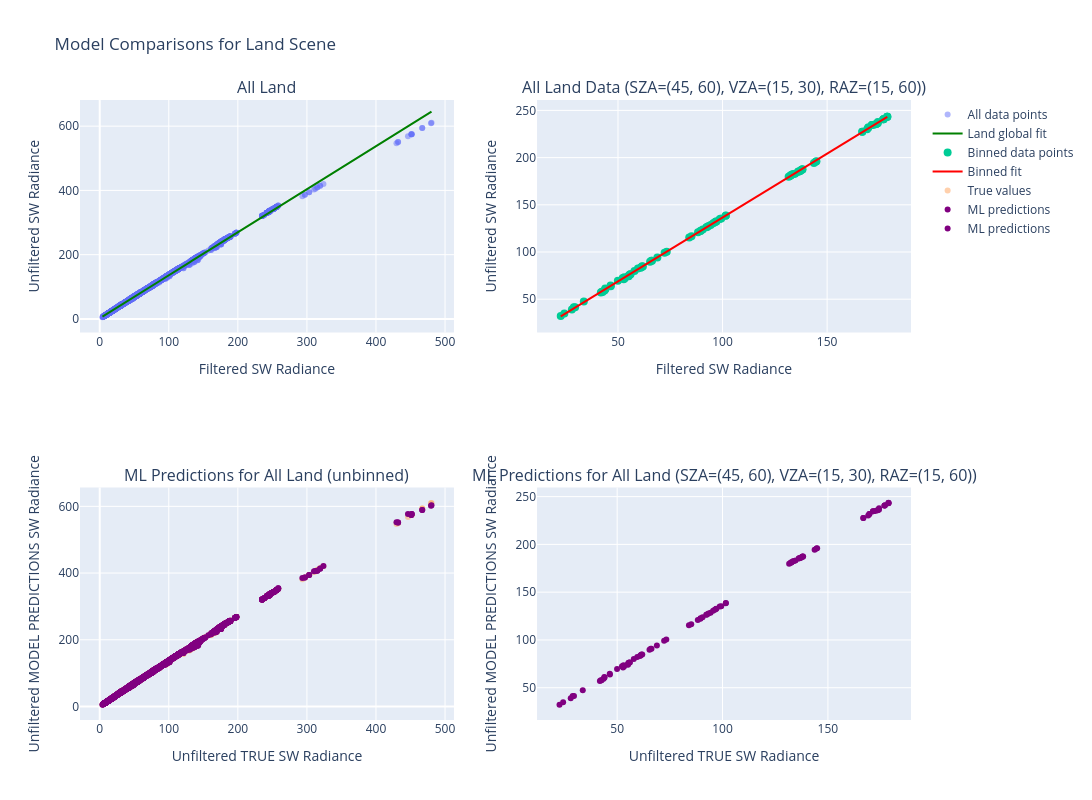

Notebook code for this chart:
### Code cell
compare_global_vs_bin_fit_interactive(
    land_all,
    scene="Land",
    sza_range=(45,60),
    vza_range=(15,30),
    raz_range=(15,60),
    degree=1,
    ml_model=test_model,
    name="All Land"
)

### Figure 1 — Plotly figure (JSON) as saved in the notebook; plotly's stock layout.template omitted (floating-point values rounded to 4 significant figures; data arrays with more than 128 entries replaced by an {"elided": "..."} marker saying what was removed)
{"data": [{"hovertemplate": "Filtered SW: %{x:.2f}<br>Unfiltered SW: %{y:.2f}", "marker": {"opacity": 0.5, "size": 6}, "mode": "markers", "name": "All data points", "type": "scatter", "x": {"elided": "3150 float values"}, "xaxis": "x", "y": {"elided": "3150 float values"}, "yaxis": "y"}, {"line": {"color": "green", "width": 2}, "mode": "lines", "name": "Land global fit", "type": "scatter", "x": {"elided": "3150 float values"}, "xaxis": "x", "y": {"elided": "3150 float values"}, "yaxis": "y"}, {"hovertemplate": "Filtered SW: %{x:.2f}<br>Unfiltered SW: %{y:.2f}", "marker": {"size": 8}, "mode": "markers", "name": "Binned data points", "type": "scatter", "x": [55.09, 61.17, 92.26, 133.6, 171.4, 41.8, 53.03, 88.27, 132.6, 171.4, 52.77, 61.91, 92.62, 136.2, 174.3, 22.63, 43.91, 84.06, 137.7, 178.8, 27.97, 46.48, 85.15, 138.0, 178.8, 42.62, 55.84, 89.47, 144.6, 178.8, 55.09, 65.34, 96.84, 133.5, 169.7, 42.22, 57.89, 93.3, 132.7, 169.7, 53.27, 66.28, 97.05, 136.2, 172.4, 24.35, 49.94, 89.56, 138.0, 176.8, 29.51, 52.28, 90.52, 138.2, 176.8, 43.57, 60.83, 94.32, 144.9, 177.1, 56.03, 72.28, 101.6, 132.3, 166.8, 44.02, 65.91, 98.68, 131.6, 166.8, 55.35, 73.32, 101.5, 134.6, 169.1, 28.88, 59.53, 95.54, 136.9, 173.5, 33.67, 61.52, 96.33, 137.1, 173.5, 46.56, 68.83, 99.38, 143.7, 174.2], "xaxis": "x2", "y": [74.27, 83.96, 126.2, 182.4, 234.4, 56.97, 73.27, 121.0, 181.2, 234.4, 71.18, 84.74, 126.5, 185.3, 237.7, 32.35, 61.38, 115.3, 187.0, 243.4, 39.05, 64.64, 116.7, 187.4, 243.4, 57.67, 76.53, 122.2, 195.7, 243.3, 74.52, 89.69, 132.3, 182.3, 231.8, 57.79, 79.9, 127.7, 181.2, 231.8, 72.14, 90.73, 132.4, 185.1, 234.9, 34.89, 69.52, 122.6, 187.3, 240.5, 41.37, 72.49, 123.9, 187.6, 240.5, 59.23, 83.34, 128.6, 196.0, 240.7, 76.35, 99.16, 138.7, 180.5, 227.4, 60.75, 90.78, 134.8, 179.6, 227.4, 75.52, 100.3, 138.4, 183.0, 230.1, 41.44, 82.42, 130.6, 185.7, 235.6, 47.45, 84.95, 131.6, 185.9, 235.6, 63.79, 94.21, 135.4, 194.3, 236.4], "yaxis": "y2"}, {"line": {"color": "red", "width": 2}, "mode": "lines", "name": "Binned fit", "type": "scatter", "x": [22.63, 24.35, 27.97, 28.88, 29.51, 33.67, 41.8, 42.22, 42.62, 43.57, 43.91, 44.02, 46.48, 46.56, 49.94, 52.28, 52.77, 53.03, 53.27, 55.09, 55.09, 55.35, 55.84, 56.03, 57.89, 59.53, 60.83, 61.17, 61.52, 61.91, 65.34, 65.91, 66.28, 68.83, 72.28, 73.32, 84.06, 85.15, 88.27, 89.47, 89.56, 90.52, 92.26, 92.62, 93.3, 94.32, 95.54, 96.33, 96.84, 97.05, 98.68, 99.38, 101.5, 101.6, 131.6, 132.3, 132.6, 132.7, 133.5, 133.6, 134.6, 136.2, 136.2, 136.9, 137.1, 137.7, 138.0, 138.0, 138.2, 143.7, 144.6, 144.9, 166.8, 166.8, 169.1, 169.7, 169.7, 171.4, 171.4, 172.4, 173.5, 173.5, 174.2, 174.3, 176.8, 176.8, 177.1, 178.8, 178.8, 178.8], "xaxis": "x2", "y": [31.72, 34.05, 38.95, 40.18, 41.03, 46.67, 57.68, 58.26, 58.79, 60.08, 60.54, 60.69, 64.02, 64.12, 68.71, 71.87, 72.53, 72.89, 73.21, 75.68, 75.68, 76.02, 76.7, 76.95, 79.46, 81.69, 83.45, 83.91, 84.38, 84.92, 89.55, 90.33, 90.83, 94.29, 98.96, 100.4, 114.9, 116.4, 120.6, 122.2, 122.4, 123.7, 126.0, 126.5, 127.4, 128.8, 130.5, 131.5, 132.2, 132.5, 134.7, 135.7, 138.6, 138.6, 179.3, 180.2, 180.7, 180.8, 181.9, 182.0, 183.4, 185.5, 185.6, 186.4, 186.7, 187.6, 188.0, 188.0, 188.3, 195.7, 196.9, 197.3, 227.0, 227.0, 230.1, 230.9, 230.9, 233.2, 233.2, 234.5, 236.1, 236.1, 237.0, 237.1, 240.6, 240.6, 240.9, 243.2, 243.2, 243.2], "yaxis": "y2"}, {"hovertemplate": "Filtered SW: %{x:.2f}<br>True Unfiltered: %{y:.2f}", "marker": {"opacity": 0.5, "size": 6}, "mode": "markers", "name": "True values", "type": "scatter", "x": {"elided": "3150 float values"}, "xaxis": "x3", "y": {"elided": "3150 float values"}, "yaxis": "y3"}, {"hovertemplate": "Filtered SW: %{x:.2f}<br>Predicted: %{y:.2f}", "marker": {"color": "purple", "size": 6}, "mode": "markers", "name": "ML predictions", "type": "scatter", "x": {"elided": "3150 float values"}, "xaxis": "x3", "y": {"elided": "3150 float values"}, "yaxis": "y3"}, {"hovertemplate": "Filtered SW: %{x:.2f}<br>Predicted: %{y:.2f}", "marker": {"color": "purple", "size": 6}, "mode": "markers", "name": "ML predictions", "type": "scatter", "x": [55.09, 61.17, 92.26, 133.6, 171.4, 41.8, 53.03, 88.27, 132.6, 171.4, 52.77, 61.91, 92.62, 136.2, 174.3, 22.63, 43.91, 84.06, 137.7, 178.8, 27.97, 46.48, 85.15, 138.0, 178.8, 42.62, 55.84, 89.47, 144.6, 178.8, 55.09, 65.34, 96.84, 133.5, 169.7, 42.22, 57.89, 93.3, 132.7, 169.7, 53.27, 66.28, 97.05, 136.2, 172.4, 24.35, 49.94, 89.56, 138.0, 176.8, 29.51, 52.28, 90.52, 138.2, 176.8, 43.57, 60.83, 94.32, 144.9, 177.1, 56.03, 72.28, 101.6, 132.3, 166.8, 44.02, 65.91, 98.68, 131.6, 166.8, 55.35, 73.32, 101.5, 134.6, 169.1, 28.88, 59.53, 95.54, 136.9, 173.5, 33.67, 61.52, 96.33, 137.1, 173.5, 46.56, 68.83, 99.38, 143.7, 174.2], "xaxis": "x4", "y": [74.08, 84.07, 126.3, 182.4, 234.6, 57.02, 73.42, 120.9, 181.1, 234.6, 71.29, 84.78, 126.6, 185.4, 237.8, 32.31, 61.31, 115.4, 187.0, 243.4, 39.07, 64.65, 116.5, 187.1, 243.4, 57.72, 76.5, 122.2, 195.6, 243.2, 74.45, 89.77, 132.5, 182.4, 231.8, 57.86, 80.02, 127.7, 181.2, 231.8, 72.23, 90.83, 132.6, 185.3, 234.9, 34.71, 69.5, 122.6, 187.3, 240.6, 41.31, 72.48, 123.8, 187.4, 240.6, 59.28, 83.27, 128.6, 196.0, 240.7, 76.37, 99.28, 138.7, 180.7, 227.5, 60.76, 90.78, 134.9, 179.8, 227.5, 76.2, 100.6, 138.3, 183.3, 230.2, 41.37, 82.2, 130.5, 185.8, 235.6, 47.42, 84.88, 131.6, 186.0, 235.6, 63.83, 94.15, 135.2, 194.4, 236.3], "yaxis": "y4"}], "layout": {"annotations": [{"font": {"size": 16}, "showarrow": false, "text": "All Land", "x": 0.225, "xanchor": "center", "xref": "paper", "y": 1, "yanchor": "bottom", "yref": "paper"}, {"font": {"size": 16}, "showarrow": false, "text": "All Land Data (SZA=(45, 60), VZA=(15, 30), RAZ=(15, 60))", "x": 0.775, "xanchor": "center", "xref": "paper", "y": 1, "yanchor": "bottom", "yref": "paper"}, {"font": {"size": 16}, "showarrow": false, "text": "ML Predictions for All Land (unbinned)", "x": 0.225, "xanchor": "center", "xref": "paper", "y": 0.375, "yanchor": "bottom", "yref": "paper"}, {"font": {"size": 16}, "showarrow": false, "text": "ML Predictions for All Land (SZA=(45, 60), VZA=(15, 30), RAZ=(15, 60))", "x": 0.775, "xanchor": "center", "xref": "paper", "y": 0.375, "yanchor": "bottom", "yref": "paper"}], "height": 800, "showlegend": true, "title": {"text": "Model Comparisons for Land Scene"}, "width": 1200, "xaxis": {"anchor": "y", "domain": [0, 0.45], "title": {"text": "Filtered SW Radiance"}}, "xaxis2": {"anchor": "y2", "domain": [0.55, 1], "title": {"text": "Filtered SW Radiance"}}, "xaxis3": {"anchor": "y3", "domain": [0, 0.45], "title": {"text": "Unfiltered TRUE SW Radiance"}}, "xaxis4": {"anchor": "y4", "domain": [0.55, 1], "title": {"text": "Unfiltered TRUE SW Radiance"}}, "yaxis": {"anchor": "x", "domain": [0.625, 1], "title": {"text": "Unfiltered SW Radiance"}}, "yaxis2": {"anchor": "x2", "domain": [0.625, 1], "title": {"text": "Unfiltered SW Radiance"}}, "yaxis3": {"anchor": "x3", "domain": [0, 0.375], "title": {"text": "Unfiltered MODEL PREDICTIONS SW Radiance"}}, "yaxis4": {"anchor": "x4", "domain": [0, 0.375], "title": {"text": "Unfiltered MODEL PREDICTIONS SW Radiance"}}}}
